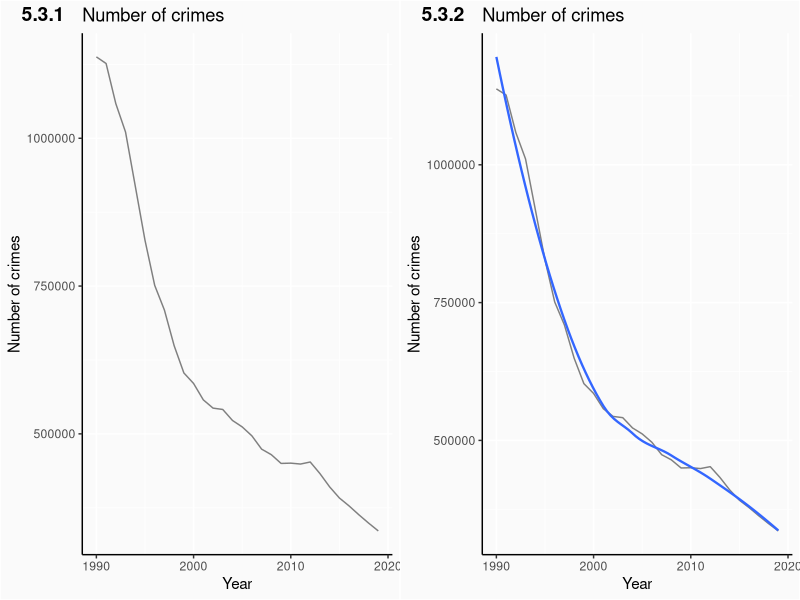
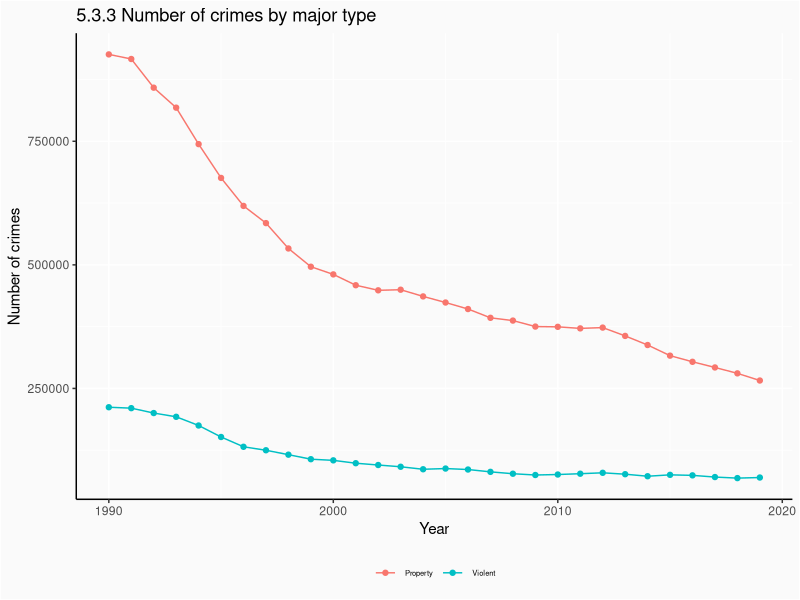
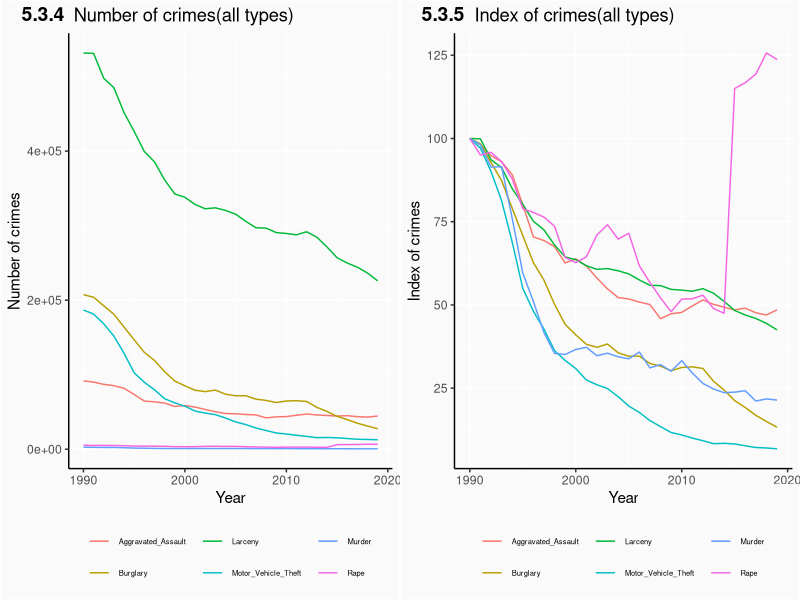

Generate these figures, in order, with R:
## ---- chunk 1
library(ggplot2)
library(dplyr)
library(cowplot)
library(tidyverse)
plot_theme<-theme(panel.grid.major.y = element_line(),
                  panel.grid.major.x = element_line(),
                  panel.background = element_blank(),,
                  panel.grid.minor = element_line(),
                  plot.background = element_rect(fill='#FAFAFA'),
                  axis.line = element_line(color='black'),
                  legend.background = element_rect(fill = '#FAFAFA'),
                  legend.text=element_text(size=5.5))
Tidy_dataset <- read.csv("Tidydata_Crime.csv")
dataset <- Tidy_dataset %>%
  filter(Agency == "County Total")
## ---- chunk 2
Crime_by_year <- dataset %>% select(Year, Index.Total) %>%
  group_by(Year) %>%
  summarise(Count=sum(Index.Total)) %>%
  ungroup()
p1<-ggplot(Crime_by_year, aes(Year, Count)) +
  geom_line(color = "grey50")+ 
  xlab("Year") +
  ylab("Number of crimes") +
  ggtitle("Number of crimes") +
  plot_theme 
p2<-p1+geom_smooth(method = "loess", se=FALSE, lwd = 0.8)
plot_grid(p1,p2,ncol=2,nrow=1,labels=c("5.3.1","5.3.2"))
## ---- chunk 3
V_crime <- dataset %>% select(Year, Violent.Total, Property.Total) %>%
  group_by(Year) %>%
  summarise(Violent=sum(Violent.Total),Property=sum(Property.Total)) %>%
  ungroup() %>%
  gather(Type, Count, -Year)
p3 <- ggplot(V_crime, aes(Year, Count, color = Type)) +
  geom_line()+
  geom_point()+
  xlab("Year") +
  ylab("Number of crimes") +
  ggtitle("5.3.3 Number of crimes by major type") +
  plot_theme +
  theme(legend.position = "bottom",
        legend.title = element_blank())
p4 <-p3+geom_smooth(method = "loess", se=FALSE, lwd = 1.5)
p3
## ---- chunk 4
V_crime_all <- dataset %>% select(Year, Murder, Rape, Aggravated.Assault, Burglary, Larceny, Motor.Vehicle.Theft) %>%
  group_by(Year) %>%
  summarise(Murder=sum(Murder),Rape=sum(Rape),Aggravated_Assault=sum(Aggravated.Assault),Burglary=sum(Burglary),Larceny=sum(Larceny),Motor_Vehicle_Theft=sum(Motor.Vehicle.Theft)) %>%
  ungroup() %>%
  gather(Type, Count, -Year) %>%
  group_by(Type) %>%
  mutate(Index = round(100*Count/Count[1], 2)) %>%
  ungroup()
p6_1 <- ggplot(V_crime_all, aes(Year, Count, color = Type)) +
  geom_line() +
  plot_theme +
  ylab("Number of crimes") +
  theme(legend.position = "bottom",
        legend.title = element_blank()) +
  ggtitle(" Number of crimes(all types)")
  
p6_2 <- ggplot(V_crime_all, aes(Year, Index, color = Type)) +
  geom_line() +
  plot_theme +
  ylab("Index of crimes") +
  theme(legend.position = "bottom",
        legend.title = element_blank()) +
  ggtitle("    Index of crimes(all types)")

plot_grid(p6_1,p6_2,ncol=2,nrow=1,labels=c("5.3.4","5.3.5"))
